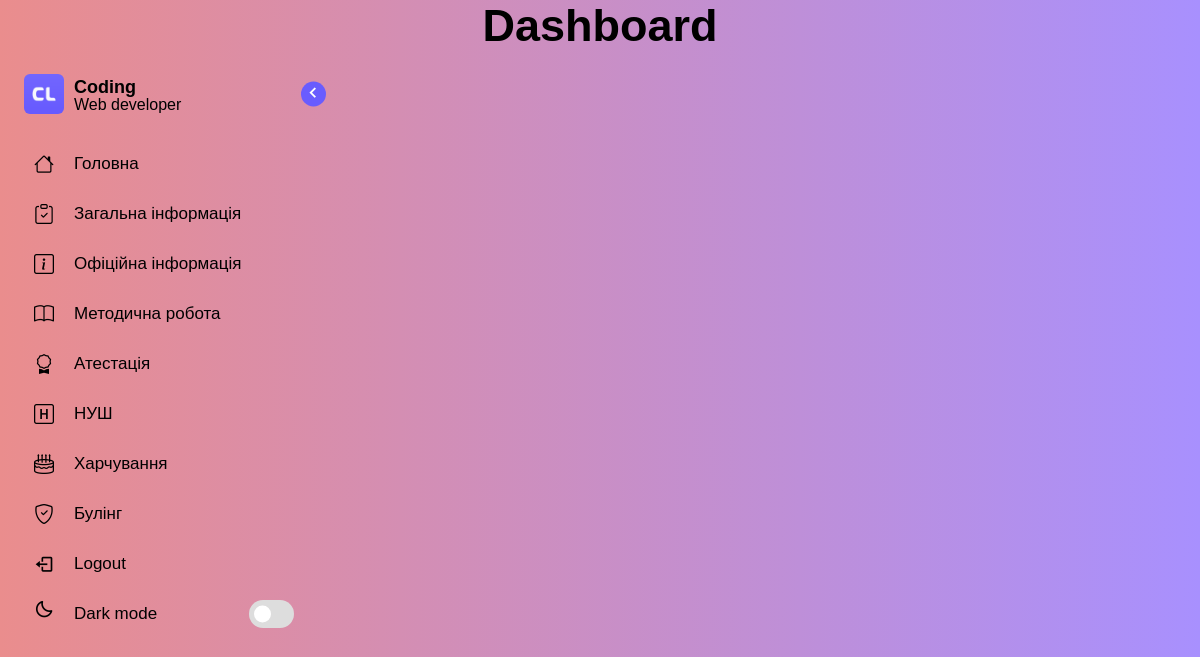
The app's page /, older data.
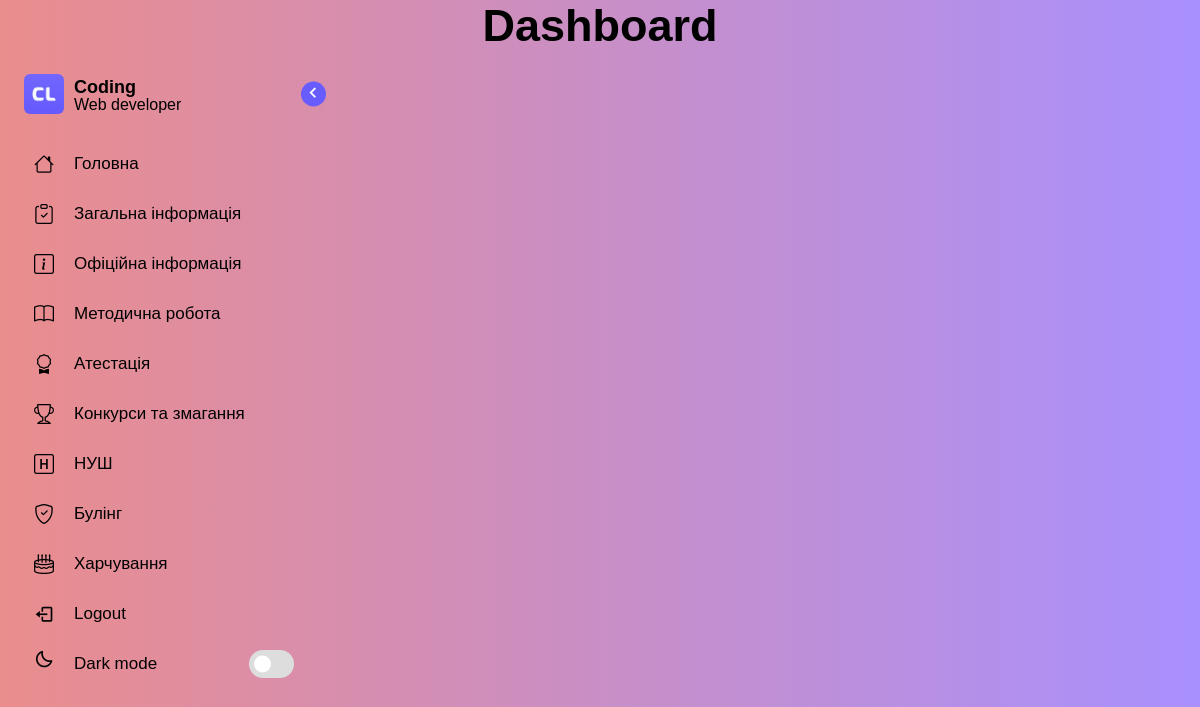
The same page, newer data.
### blog/models.py (models this page shows, shortened)
class Menu(models.Model):
    title = models.CharField(max_length=20)
    slug = models.CharField(max_length=40, default=False, blank=True, null=True, )
    icon = models.CharField(max_length=50)
    priority = models.IntegerField(default=0)
    class Meta:
        ordering = ['priority']
        indexes = [
            models.Index(fields=['priority']),
        ]

### blog/views.py (the view)
# urls.py: path('', views.menu, name='menu'),
def menu(request):
    options = Menu.objects.all()
    return render(request, 'blog/base/base.html', {"options": options})

### blog/templates/blog/base/base.html (shortened to what this page needs)
{% load static %}
<!DOCTYPE html>
<html lang="en">
<head>
    <link rel="stylesheet" href="https://cdn.jsdelivr.net/npm/bootstrap-icons@1.11.3/font/bootstrap-icons.min.css">
    <link href='https://unpkg.com/boxicons@2.1.1/css/boxicons.min.css' rel='stylesheet'>
    <link rel="stylesheet" href="{% static 'css/style.css' %}">
</head>
<body>
<header class="home">
    <div class="head">
        <div class="text"><h2>Dashboard</h2></div>
    </div>
</header>
<div class="container">
    <nav class="sidebar">
        <header>
            <div class="image-text">
                        <span class="image">
                            <img src="{% static 'css/images/logo.png' %}" alt="">
                        </span>
                <div class="text logo-text">
                    <span class="name">Coding</span>
                    <span class="profession">Web developer</span>
                </div>
                <i class='bx bx-chevron-right toggle'></i>
            </div>
        </header>
        <div class="menu-bar">
            <div class="menu">
                <ul class="menu-links">
                    {% for option in options %}
                        <li class="nav-link">
                            <a href="{% url 'menu_detail' option.slug %}">
                                <i class='{{ option.icon }} icon'></i>
                                <span class="text nav-text">{{ option.title }}</span>
                            </a>
                        </li>
                    {% endfor %}
                </ul>
            </div>
            <div class="bottom-content">
                <li class="">
                    <a href="#">
                        <i class='bx bx-log-out icon'></i>
                        <span class="text nav-text">Logout</span>
                    </a>
                </li>
                <li class="mode">
                    <div class="sun-moon">
                        <i class='bx bx-moon icon moon'></i>
                    </div>
                    <span class="mode-text text">Dark mode</span>
                    <div class="toggle-switch">
                        <span class="switch"></span>
                    </div>
                </li>
            </div>
        </div>
    </nav>
    <div class="main-content">
    </div>
</div>
</body>
</html>

Row changes from the older to the newer data that the page shows:
added Menu: title "Конкурси та змагання"
shown differently, row unchanged: Menu "Булінг": moves up the list
